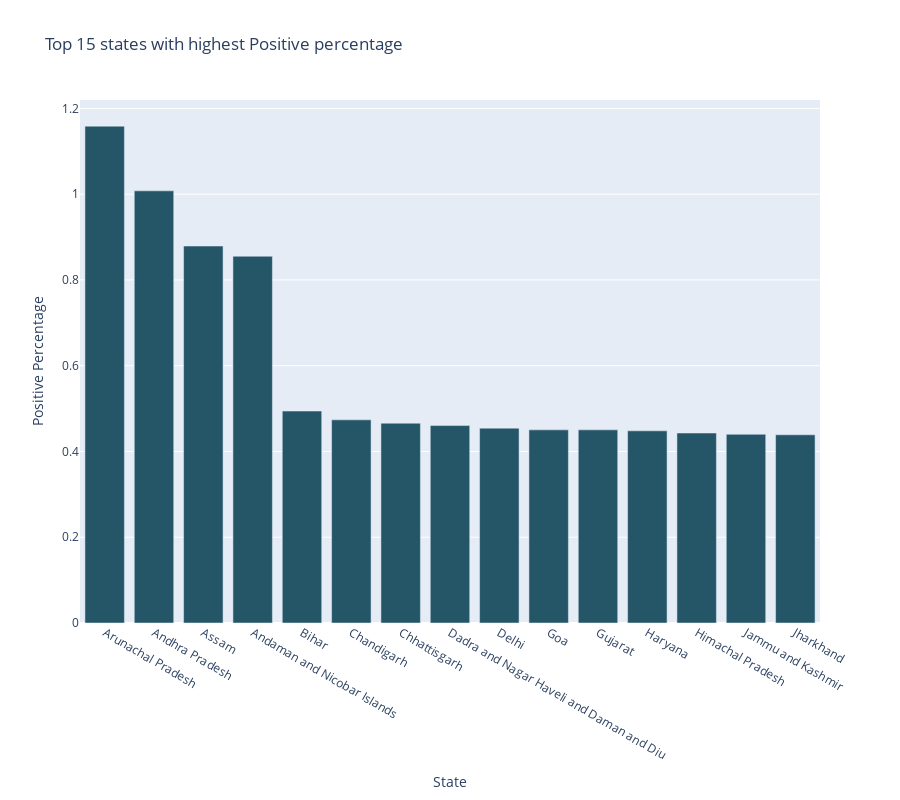

Notebook code for this chart:
### Code cell
px.bar(x=covid_testing_state.nlargest(15,"Positive_percentage")["State"],
       y = covid_testing_state.nlargest(15,"Positive_percentage")["Positive_percentage"],
       labels={'y':'Positive Percentage','x':'State'},
       color_discrete_sequence=px.colors.sequential.Aggrnyl,
       title="Top 15 states with highest Positive percentage",
       height = 800)

### Figure 1 — Plotly figure (JSON) as saved in the notebook; plotly's stock layout.template omitted (floating-point values rounded to 4 significant figures)
{"data": [{"alignmentgroup": "True", "hovertemplate": "State=%{x}<br>Positive Percentage=%{y}<extra></extra>", "legendgroup": "", "marker": {"color": "rgb(36, 86, 104)"}, "name": "", "offsetgroup": "", "orientation": "v", "showlegend": false, "textposition": "auto", "type": "bar", "x": ["Arunachal Pradesh", "Andhra Pradesh", "Assam", "Andaman and Nicobar Islands", "Bihar", "Chandigarh", "Chhattisgarh", "Dadra and Nagar Haveli and Daman and Diu", "Delhi", "Goa", "Gujarat", "Haryana", "Himachal Pradesh", "Jammu and Kashmir", "Jharkhand"], "xaxis": "x", "y": [1.159, 1.008, 0.8791, 0.8553, 0.4942, 0.4738, 0.466, 0.4604, 0.4544, 0.4504, 0.4504, 0.4482, 0.4431, 0.4401, 0.4389], "yaxis": "y"}], "layout": {"barmode": "relative", "height": 800, "legend": {"tracegroupgap": 0}, "title": {"text": "Top 15 states with highest Positive percentage"}, "xaxis": {"anchor": "y", "domain": [0, 1], "title": {"text": "State"}}, "yaxis": {"anchor": "x", "domain": [0, 1], "title": {"text": "Positive Percentage"}}}}
